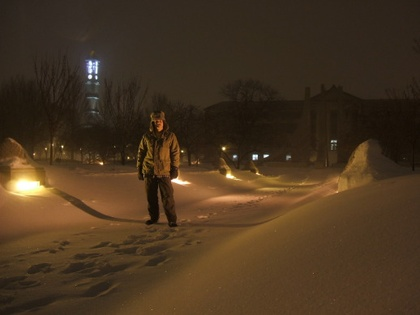
%> input picture HW2/P1/P1-snow.jpg, 420 x 315 px, shrunk from 518 x 389 before the run, given in place of P1-bridge.jpg, which was not available
$ octave main_P1.m   (GNU Octave 9; MATLAB toolbox functions it lacks are replaced by stand-ins)
%> lines starting %> are read from the running program, lines starting %| are printed output that depends on the picture; pictures that were not available may be replaced by others from this repository, and a replacement may not be noted
%> further down, img is the input picture: size 315x420x3 uint8; mean R, G, B 72.4, 53, 32.2
### HW2/P1/myhisteq.m
function out_img = myhisteq( img )
%Apply Histogram Equalization on the input image
%
HSVimage = rgb2hsv(img);
%> HSVimage: size 315x420x3 double; mean H, S, V 0.0892, 0.54, 0.284
V = im2uint8(HSVimage(:,:,3));
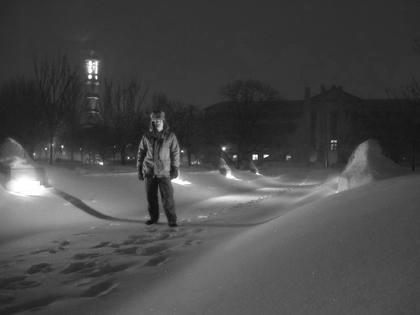
%> V: size 315x420 uint8; min 12, max 255, mean 72.5
figure;imhist(V);
%> after `imhist(V)`:
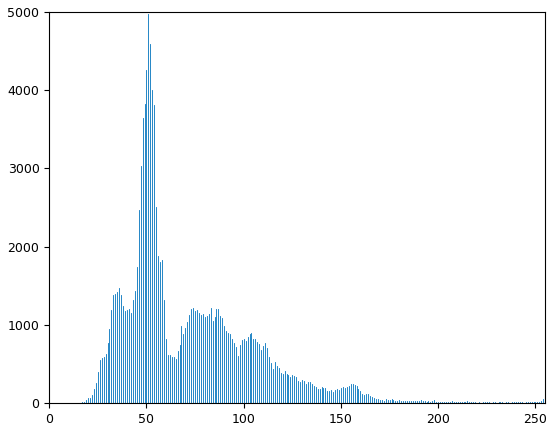
%> figure redrawn from the program's plot data; highest point at x = 51, y = 4979
cumHist = cumsum(imhist(V));
%> cumHist = 256 values from 0 to 132300
[height, width] = size(V);
%> height = 315; width = 420
for i = 1:height
    for j = 1:width
        W(i,j) = uint8(max(0, ((256/(height*width)) * cumHist(V(i,j)+1)-1)));
    end
end
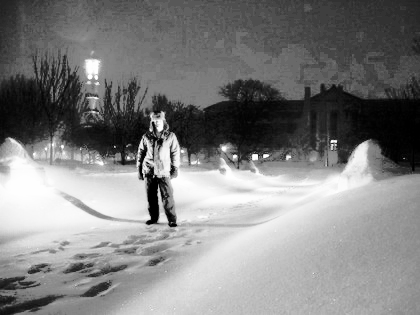
%> W: size 315x420 uint8; min 0, max 254, mean 128.7
figure;imhist(W);
HSVimage(:,:,3) = im2double(W);
%> HSVimage: size 315x420x3 double; mean H, S, V 0.0892, 0.54, 0.505
out_img = hsv2rgb(HSVimage);
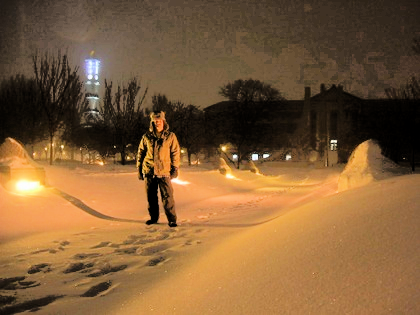
%> out_img: size 315x420x3 double; mean R, G, B 0.504, 0.368, 0.222
end

### HW2/P1/main_P1.m
clear

img = imread('P1-bridge.jpg');
out = myhisteq(img);
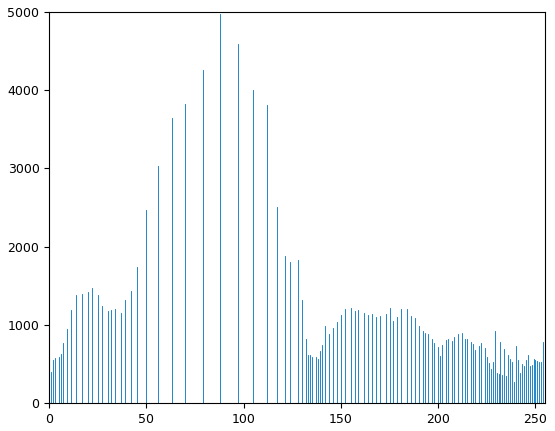
%> figure redrawn from the program's plot data; highest point at x = 88, y = 4979
imwrite(out, 'P1-bridge-out.jpg');

img = imread('P1-snow.jpg');
out = myhisteq(img);
imwrite(out, 'P1-snow-out.jpg');
